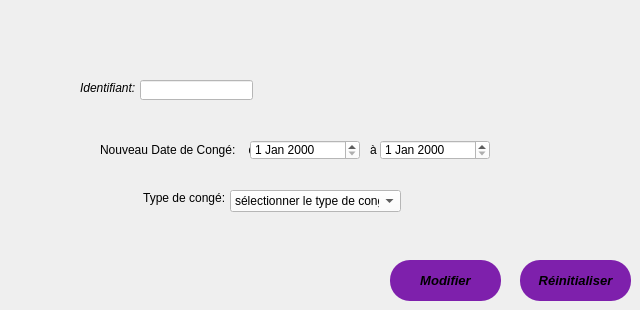
      <widget class="QWidget" name="tab_17">
       <attribute name="title">
        <string>Modifier un congé</string>
       </attribute>
       <widget class="QLineEdit" name="lineEdit_77">
        <property name="geometry">
         <rect>
          <x>140</x>
          <y>80</y>
          <width>113</width>
          <height>20</height>
         </rect>
        </property>
        <property name="styleSheet">
         <string notr="true">background-color: rgb(255, 255, 255);</string>
        </property>
       </widget>
       <widget class="QLabel" name="label_116">
        <property name="geometry">
         <rect>
          <x>80</x>
          <y>80</y>
          <width>81</width>
          <height>16</height>
         </rect>
        </property>
        <property name="font">
         <font>
          <italic>true</italic>
         </font>
        </property>
        <property name="text">
         <string>Identifiant:</string>
        </property>
       </widget>
       <widget class="QLabel" name="label_14">
        <property name="geometry">
         <rect>
          <x>100</x>
          <y>140</y>
          <width>161</width>
          <height>20</height>
         </rect>
        </property>
        <property name="text">
         <string>Nouveau Date de Congé:    de</string>
        </property>
       </widget>
       <widget class="QDateEdit" name="dateEdit_5">
        <property name="geometry">
         <rect>
          <x>250</x>
          <y>140</y>
          <width>110</width>
          <height>20</height>
         </rect>
        </property>
        <property name="styleSheet">
         <string notr="true">background-color: rgb(255, 255, 255);</string>
        </property>
       </widget>
       <widget class="QLabel" name="label_117">
        <property name="geometry">
         <rect>
          <x>370</x>
          <y>140</y>
          <width>111</width>
          <height>20</height>
         </rect>
        </property>
        <property name="text">
         <string>à</string>
        </property>
       </widget>
       <widget class="QDateEdit" name="dateEdit_6">
        <property name="geometry">
         <rect>
          <x>380</x>
          <y>140</y>
          <width>110</width>
          <height>20</height>
         </rect>
        </property>
        <property name="styleSheet">
         <string notr="true">background-color: rgb(255, 255, 255);</string>
        </property>
       </widget>
       <widget class="QLabel" name="label_118">
        <property name="geometry">
         <rect>
          <x>140</x>
          <y>190</y>
          <width>121</width>
          <height>16</height>
         </rect>
        </property>
        <property name="text">
         <string> Type de congé:</string>
        </property>
       </widget>
       <widget class="QComboBox" name="comboBox_12">
        <property name="geometry">
         <rect>
          <x>230</x>
          <y>190</y>
          <width>171</width>
          <height>22</height>
         </rect>
        </property>
        <property name="styleSheet">
         <string notr="true">background-color: rgb(255, 255, 255);
background-color: rgb(255, 255, 255);</string>
        </property>
        <item>
         <property name="text">
          <string>sélectionner le type de congé</string>
         </property>
        </item>
        <item>
         <property name="text">
          <string>Congé pour raisons familiales</string>
         </property>
        </item>
        <item>
         <property name="text">
          <string>Congé d'urgence</string>
         </property>
        </item>
        <item>
         <property name="text">
          <string>Congé de maladie</string>
         </property>
        </item>
        <item>
         <property name="text">
          <string>Autre</string>
         </property>
        </item>
        <item>
         <property name="text">
          <string/>
         </property>
        </item>
       </widget>
       <widget class="QPushButton" name="ajouter_9">
        <property name="geometry">
         <rect>
          <x>390</x>
          <y>260</y>
          <width>111</width>
          <height>41</height>
         </rect>
        </property>
        <property name="font">
         <font>
          <pointsize>10</pointsize>
          <weight>75</weight>
          <italic>true</italic>
          <bold>true</bold>
         </font>
        </property>
        <property name="styleSheet">
         <string notr="true">
QPushButton
{
border-radius: 10px 100px / 120px;
background-color: rgb(126, 32, 172);
border-color: rgb(0, 0, 255);
border-radius: 20px;
}
QPushButton:hover
{

border-left:10px solid rgb(255, 255, 255);
color:rgb(255, 255, 255);
}
QPushButton:pressed
{
font: 11pt &quot;Microsoft YaHei&quot;;
}

</string>
        </property>
        <property name="text">
         <string>Modifier</string>
        </property>
       </widget>
       <widget class="QPushButton" name="ajouter_16">
        <property name="geometry">
         <rect>
          <x>520</x>
          <y>260</y>
          <width>111</width>
          <height>41</height>
         </rect>
        </property>
        <property name="font">
         <font>
          <pointsize>10</pointsize>
          <weight>75</weight>
          <italic>true</italic>
          <bold>true</bold>
         </font>
        </property>
        <property name="styleSheet">
         <string notr="true">
QPushButton
{
border-radius: 10px 100px / 120px;
background-color: rgb(126, 32, 172);
border-color: rgb(0, 0, 255);
border-radius: 20px;
}
QPushButton:hover
{

border-left:10px solid rgb(255, 255, 255);
color:rgb(255, 255, 255);
}
QPushButton:pressed
{
font: 11pt &quot;Microsoft YaHei&quot;;
}

</string>
        </property>
        <property name="text">
         <string>Réinitialiser</string>
        </property>
       </widget>
       <zorder>label_116</zorder>
       <zorder>lineEdit_77</zorder>
       <zorder>label_14</zorder>
       <zorder>dateEdit_5</zorder>
       <zorder>label_117</zorder>
       <zorder>dateEdit_6</zorder>
       <zorder>label_118</zorder>
       <zorder>comboBox_12</zorder>
       <zorder>ajouter_9</zorder>
       <zorder>ajouter_16</zorder>
      </widget>
